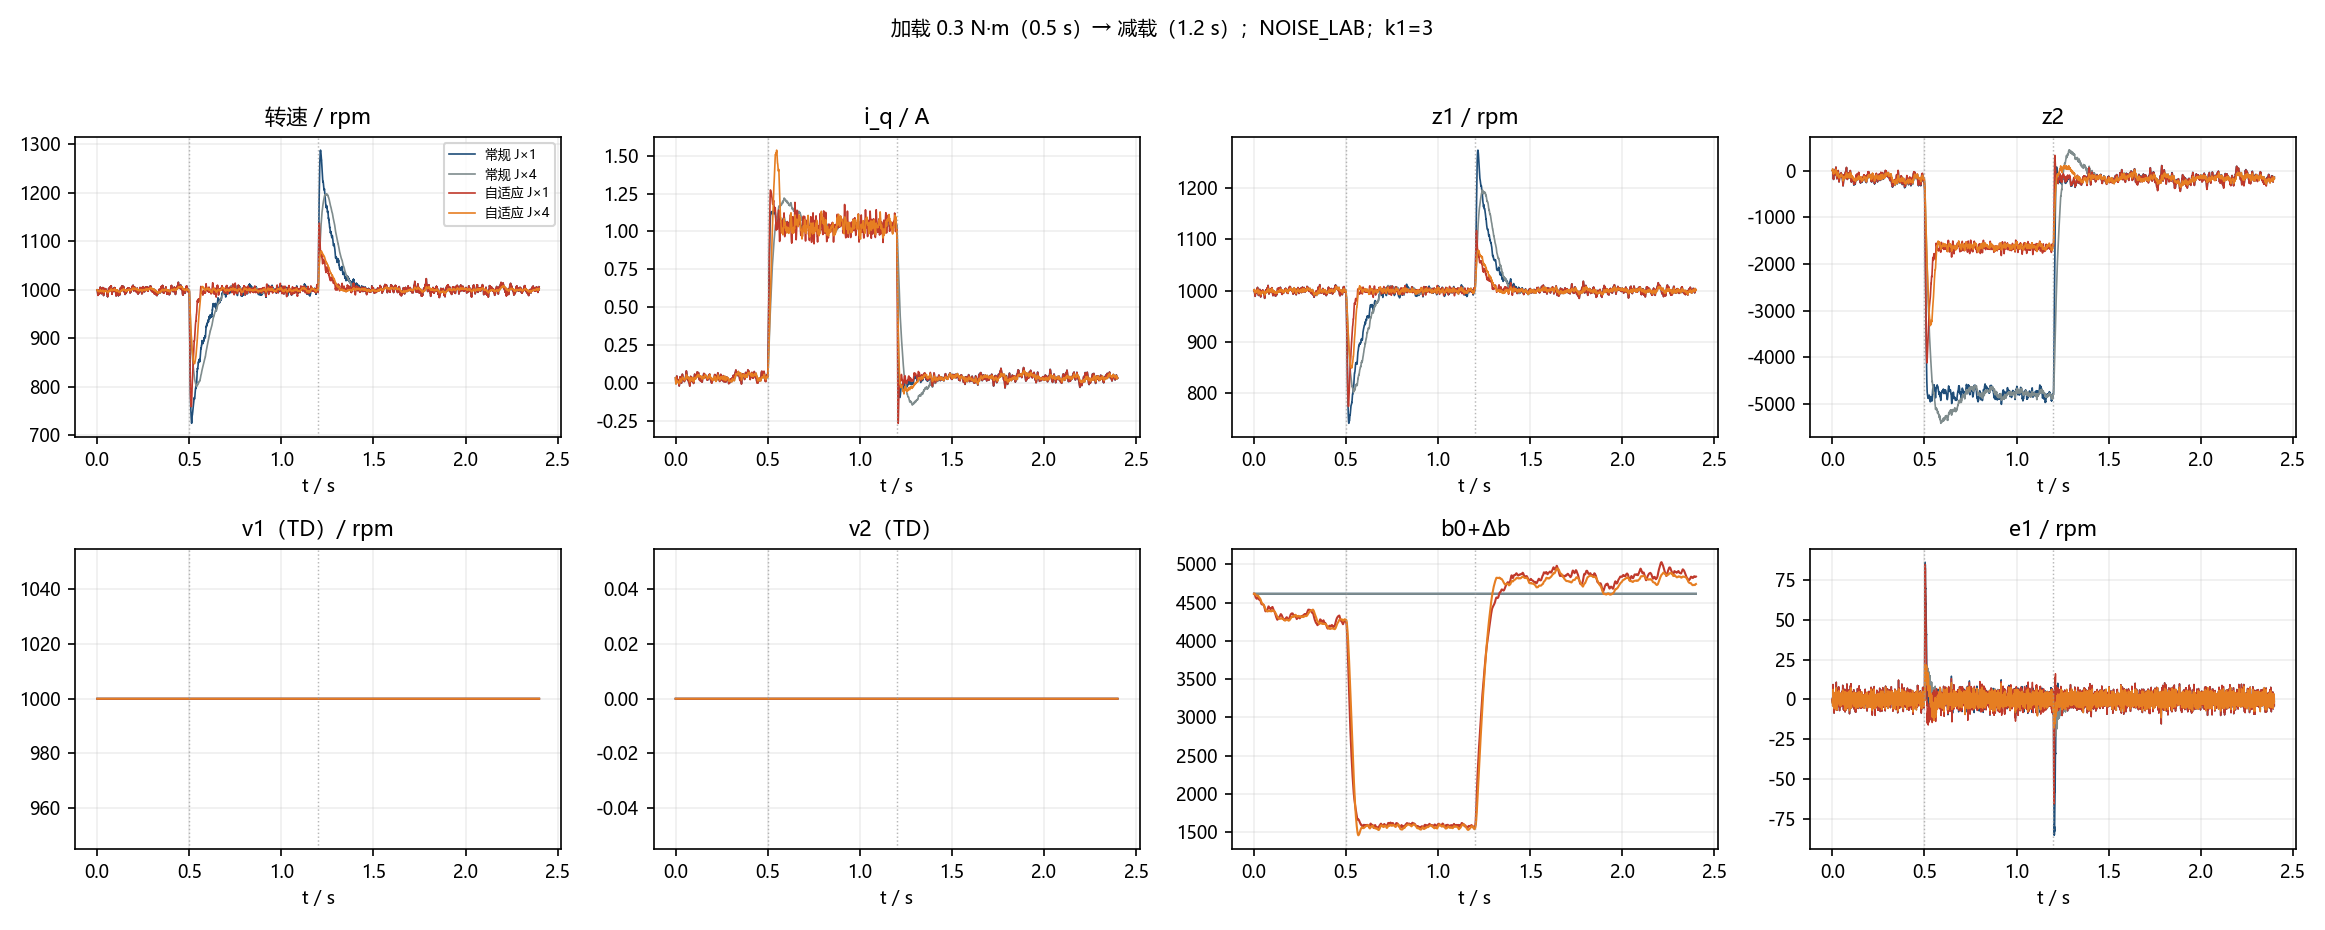

This figure's Python source:
# -*- coding: utf-8 -*-
"""_adrc_unload.py —— 加载(0.5s) 后减载(1.2s, 0.3→0)，实验室噪声，k1=3。"""
import math, numpy as np
import matplotlib
matplotlib.use("Agg")
import matplotlib.pyplot as plt
plt.rcParams.update({"font.sans-serif": ["Microsoft YaHei","SimHei","DejaVu Sans"],
                     "axes.unicode_minus": False, "font.size": 8.5})

J_NOM=6.5e-5; PSI=0.1; NP=2; B0=1.5*NP*PSI/J_NOM
B_FRIC=1e-4; KP=30.0
WO=300.0; BETA1=2*WO; BETA2=WO*WO
R_TD=60.0; ALPHA=0.75; DELTA=0.5
TAU_I=5e-4; DT=1e-5; TEND=2.4
W_HI=1000*math.pi/30
SIG_W=3.0*math.pi/30; SIG_I=0.1; SIG_T=0.01
FC_W=200.0; FC_I=2000.0; FC_T=200.0

def fal(e,a=ALPHA,d=DELTA):
    return e/(d**(1-a)) if abs(e)<=d else math.copysign(abs(e)**a,e)

def sim(jscale,adaptive,k1,k2,k3,seed=11,t_load=0.5,t_un=1.2,reverse=False):
    rng=np.random.default_rng(seed); jt=J_NOM*jscale
    w=W_HI; iq=(B_FRIC*w)/(1.5*NP*PSI)
    z1=w; z2=0.0; v1=w; v2=0.0; db=0.0
    aw=math.exp(-2*math.pi*FC_W*DT); bw=SIG_W*math.sqrt(1-aw*aw)
    ai=math.exp(-2*math.pi*FC_I*DT); bi=SIG_I*math.sqrt(1-ai*ai)
    at=math.exp(-2*math.pi*FC_T*DT); bt=SIG_T*math.sqrt(1-at*at)
    nw=ni=nt=0.0; rec=[]; n=int(TEND/DT)
    for i in range(n):
        t=i*DT
        if t<t_load: tm_base=0.0
        elif t<t_un: tm_base=0.3
        else: tm_base=(-0.3 if reverse else 0.0)
        nw=aw*nw+bw*rng.normal(); ni=ai*ni+bi*rng.normal(); nt=at*nt+bt*rng.normal()
        tm=tm_base+nt; wm=w+nw
        e1=z1-wm; e0=v1-z1
        bh=B0+(db if adaptive else 0.0)
        f1=fal(e1); f0=fal(e0); u0=KP*f0; u=(u0-z2)/bh
        iq+=DT*(u-iq)/TAU_I
        te=1.5*NP*PSI*(iq+ni)
        w+=DT*(te-tm-B_FRIC*w)/jt
        z1+=DT*(z2-BETA1*f1+bh*u); z2+=DT*(-BETA2*f1)
        v1+=DT*v2; v2+=DT*(-R_TD*R_TD*(v1-W_HI*30/math.pi*math.pi/30)-2*R_TD*v2)
        if adaptive:
            rhs=(-k1*z1*(-BETA1*f1+KP*bh*f0)+k2*z2*BETA2*f1
                 +k3*v2*R_TD*R_TD*(v1-W_HI))
            db+=DT*rhs/bh; db=min(max(db,-0.9*B0),9*B0)
        if i%20==0: rec.append((t,w*30/math.pi,iq,z1*30/math.pi,z2,v1*30/math.pi,v2,bh,e1*30/math.pi))
    a=np.array(rec)
    return dict(t=a[:,0],w=a[:,1],iq=a[:,2],z1=a[:,3],z2=a[:,4],v1=a[:,5],v2=a[:,6],bh=a[:,7],e1=a[:,8])

if __name__=="__main__":
    K1,K2,K3=3.0,9e-4,3e-6
    cfg=[("常规 J×1",False,1.0),("常规 J×4",False,4.0),("自适应 J×1",True,1.0),("自适应 J×4",True,4.0)]
    cols=["#1f4e79","#7f8c8d","#c0392b","#e67e22"]
    fig,ax=plt.subplots(2,4,figsize=(15.5,6.2))
    for (name,ad,js),c in zip(cfg,cols):
        d=sim(js,ad,K1,K2,K3); t=d["t"]
        ax[0,0].plot(t,d["w"],color=c,lw=0.8,label=name)
        ax[0,1].plot(t,d["iq"],color=c,lw=0.8)
        ax[0,2].plot(t,d["z1"],color=c,lw=0.8)
        ax[0,3].plot(t,d["z2"],color=c,lw=0.8)
        ax[1,0].plot(t,d["v1"],color=c,lw=0.9)
        ax[1,1].plot(t,d["v2"],color=c,lw=0.9)
        ax[1,2].plot(t,d["bh"],color=c,lw=1.0)
        ax[1,3].plot(t,d["e1"],color=c,lw=0.7)
    for a,tit in zip(ax.ravel(),["转速 / rpm","i_q / A","z1 / rpm","z2","v1（TD）/ rpm","v2（TD）","b0+Δb","e1 / rpm"]):
        a.set_title(tit); a.grid(alpha=0.2); a.set_xlabel("t / s")
        for te in (0.5,1.2): a.axvline(te,color="#999",ls=":",lw=0.7,alpha=0.7)
    ax[0,0].legend(fontsize=6.2)
    fig.suptitle("加载 0.3 N·m（0.5 s）→ 减载（1.2 s）；NOISE_LAB；k1=3",fontsize=9.5)
    fig.tight_layout(rect=[0,0,1,0.95]); fig.savefig("_adrc_unload.png",dpi=150,facecolor="white"); plt.close(fig)
    print("controller   load_dip  unload_over  b_end  e1std")
    for name,ad,js in cfg:
        d=sim(js,ad,K1,K2,K3); t=d["t"]
        dip=d["w"][(t>=0.5)&(t<=0.9)].min()-1000
        over=d["w"][(t>=1.2)&(t<=1.8)].max()-1000
        print("%-12s %8.1f %9.1f %9.1f %7.2f"%(name,dip,over,d["bh"][-1],d["e1"][t>2.1].std()))
